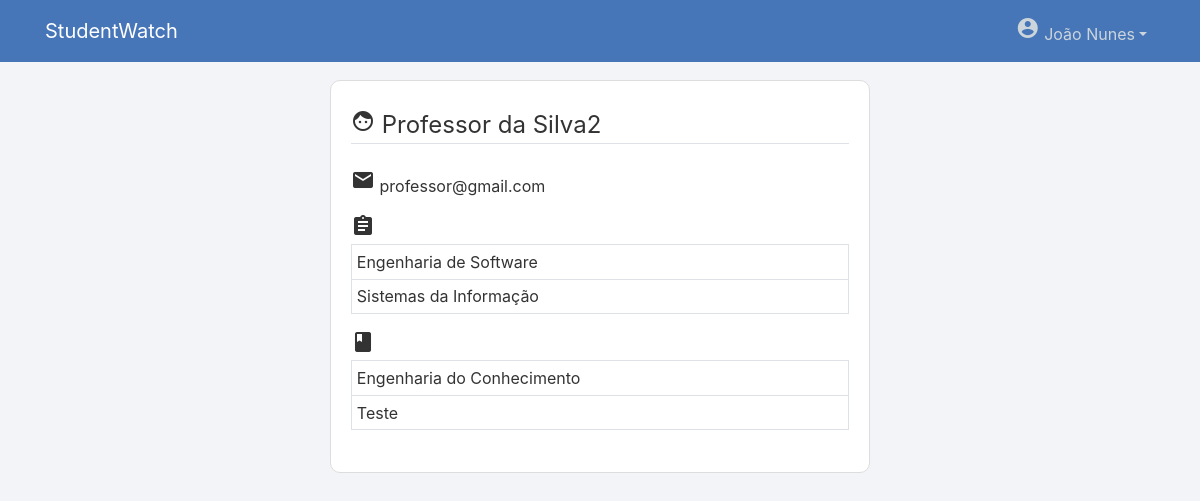
Page /professor/1/1/ (signed in) on the committed database.
### users/models.py (models this page shows, shortened)
class User(AbstractUser):
    username = models.EmailField(_('username'), unique=False)
    email = models.EmailField(_('email address'), unique=True)
    tipo = models.CharField(max_length=100)

class ProfessorProfile(models.Model):
    user = models.OneToOneField(User, on_delete=models.CASCADE, null=True, related_name='professor_profile')
    campoextra = models.CharField(max_length=100, null=True)

### manager/models.py (models this page shows, shortened)
class Professor_curso(models.Model):
    professor = models.ForeignKey(ProfessorProfile, on_delete=models.CASCADE, null=True)
    curso = models.ForeignKey(Curso, on_delete=models.CASCADE, null=True)

class Curso(models.Model):
    nome = models.CharField(max_length=100)
    descricao = models.TextField(max_length=500)
    coordenador = models.ForeignKey(CoordenadorProfile, on_delete=models.SET_NULL, null=True)
    def __str__(self):
        return self.nome

class Disciplina(models.Model):
    nome = models.CharField(max_length=100)
    professor = models.ForeignKey(ProfessorProfile, on_delete=models.SET_NULL, null=True)
    curso = models.ForeignKey(Curso, on_delete=models.CASCADE, null=True)
    def __str__(self):
        return self.nome

### manager/views.py (the view)
# urls.py: path('professor/<int:curso_id>/<int:professor_id>/', ProfessorDetailView.as_view(), name='professor-detail'),
class ProfessorDetailView(LoginRequiredMixin, DetailView):
    template_name = "manager/professor_detail.html"
    def get(self, request, *args, **kwargs):
        curso_id = self.kwargs['curso_id']
        professorprofile_id = self.kwargs['professor_id']
        professorprofile = ProfessorProfile.objects.get(id=professorprofile_id)
        cursos = Professor_curso.objects.filter(professor=professorprofile_id)
        disciplinas = Disciplina.objects.filter(professor=professorprofile_id)
        context = {
            'object': professorprofile,
            'curso_id': curso_id,
            'cursos': cursos,
            'disciplinas': disciplinas,
        }
        return render(request, self.template_name, context)

### manager/templates/manager/professor_detail.html (shortened to what this page needs)
{% extends "page/base.html" %}
{% block content %}
    <div class="content-section">
        <fieldset class="form-group">
            <legend class="border-bottom mb-4"><span class="material-icons">face</span> {{ object.user.first_name }} {{ object.user.last_name }}</legend>
            <p><span class="material-icons">mail</span> {{ object.user.email }}</p>
            <table class="table table-bordered table-sm">
                {% for curso in cursos %}
                    {% if forloop.first %}
                        <tr>
                            <thead>
                                <span class="material-icons">assignment</span>
                            </thead>
                            <td>
                                {{ curso.curso }}
                            </td>
                        </tr>
                    {% else %}
                        <tr>
                            <td>
                                {{ curso.curso }}
                            </td>
                        </tr>
                    {% endif %}
                {% endfor %}
            </table>
            <table class="table table-bordered table-sm">
                {% for disciplina in disciplinas %}
                    {% if forloop.first %}
                        <tr>
                            <thead>
                                <span class="material-icons">book</span>
                            </thead>
                            <td>
                                {{ disciplina }}
                            </td>
                        </tr>
                    {% else %}
                        <tr>
                            <td>
                                {{ disciplina }}
                            </td>
                        </tr>
                    {% endif %}
                {% endfor %}
            </table>
    </div>
{% endblock content %}

### page/templates/page/base.html (shortened to what this page needs)
{% load static %}
<!DOCTYPE html>
<html lang="en">
<head>
    <link rel="stylesheet" href="https://stackpath.bootstrapcdn.com/bootstrap/4.1.3/css/bootstrap.min.css">
    <link rel="stylesheet" type="text/css" href="{% static 'page/main.css' %}">
    <link rel="stylesheet" href="https://code.jquery.com/ui/1.12.1/themes/base/jquery-ui.css" />
</head>
<body>
    <header class="site-header">
        <nav class="navbar navbar-expand-md navbar-dark bg-steel fixed-top">
          <div class="container">
            {% if user.is_authenticated and user.is_staff %}
              <a class="navbar-brand mr-4" href="{% url 'page-home' %}">StudentWatch | <b>Admin</b></a>
            {% else %}
              <a class="navbar-brand mr-4" href="{% url 'page-home' %}">StudentWatch</a>
            {% endif %}
            <div class="collapse navbar-collapse" id="navbarToggle">
              <div class="navbar-nav">
                {% if user.is_authenticated %}
                  <div class="nav-item dropdown">
                    <a class="nav-link dropdown-toggle" data-toggle="dropdown" href="#" role="button" aria-haspopup="true" aria-expanded="false"><span class="material-icons">account_circle</span> {{ user.first_name }} {{ user.last_name }}</a>
                  </div>
                {% else %}
                  <a class="nav-item nav-link" href="{% url 'login' %}"><span class="material-icons">login</span></a>
                {% endif %}
              </div>
            </div>
          </div>
        </nav>
    </header>
    <main role="main" class="container">
        <div class="row">
          <div class="col-sm-3"></div>
          <div class="col-md-6">
            {% block content %}{% endblock %}
          </div>
          <div class="col-sm-3"></div>
        </div>
      </main>
</body>
</html>

### page/static/page/main.css (style rules this page uses)
body { background: #f2f4f7; color: #333333; margin-top: 5rem; }
.bg-steel { background-color: #4675b8; }
.site-header .navbar-nav .nav-link { color: #cbd5db; }
.content-section { background: #ffffff; padding: 10px 20px; border: 1px solid #dddddd; border-radius: 10px; margin-bottom: 20px; }

### rows in the picture
User: first_name "João", last_name "Nunes"
ProfessorProfile: user.first_name "Professor", user.last_name "da Silva2", user.email "professor@gmail.com"
Professor_curso: curso "Engenharia de Software"
Professor_curso: curso "Sistemas da Informação"
Disciplina: nome "Engenharia do Conhecimento"
Disciplina: nome "Teste"
